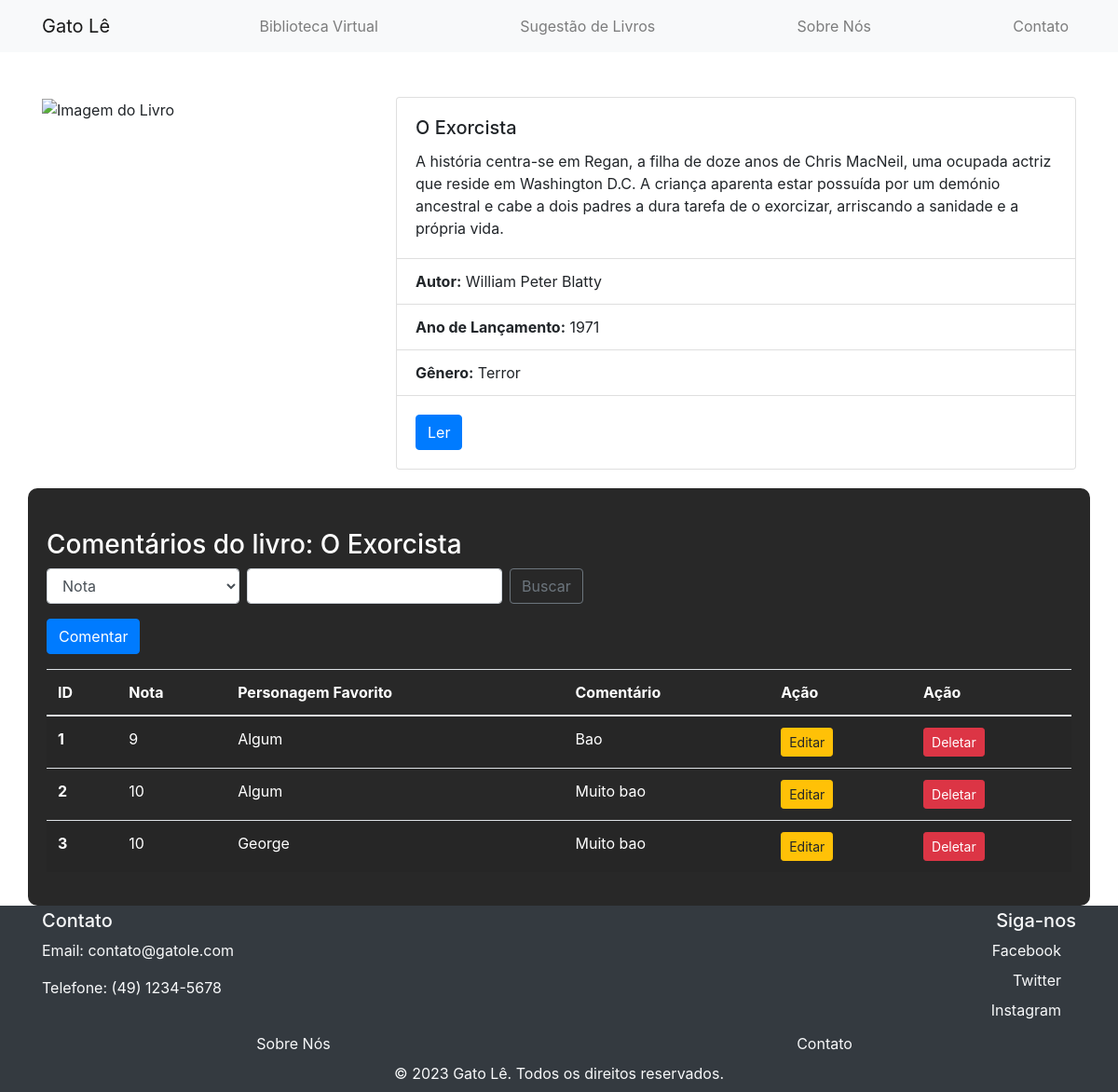
/paginas/2oexorcistaLIST.php, run on the app's committed database.
### tables this page shows
CREATE TABLE `comentarioexorcista` (
  `id` int(11) NOT NULL,
  `nota` int(11) DEFAULT NULL,
  `personagem` varchar(255) DEFAULT NULL,
  `coment` text DEFAULT NULL
);

### model/db.class.php (called while the page is built, shortened)
<?php
class DB{
    public function conn(){
        $host = "localhost";
        $dbname = "bancodoprofe";
        $user = "root";
        $password = "";
        try {
            $conn = new PDO(
                "mysql:host=$host;dbname=$dbname",
                $user,
                $password,
                [
                    PDO::ATTR_ERRMODE,
                    PDO::ERRMODE_EXCEPTION,
                    PDO::MYSQL_ATTR_INIT_COMMAND => "SET NAMES utf8"
                ]
            );
            return $conn;
        } catch (PDOException $e) {
            echo "Connection failed: " . $e->getMessage();
        }
    }
    public function select($nome_tabela){
        $conn = $this->conn();
        $sql = "SELECT * FROM $nome_tabela";
        $st = $conn->prepare($sql);
        $st->execute();
        return $st->fetchAll(PDO::FETCH_CLASS);
    }
}
?>

### paginas/2oexorcistaLIST.php (the view, shortened to what this page needs)
<?php
    include '../model/db.class.php';
    include '../bases/header.php';
    include '../bases/nav.php';
    $db = new DB();
    $db->conn();
    if(!empty($_POST)){
        $dados =  $db->search("comentarioexorcista", $_POST);
    } else {
        $dados = $db->select("comentarioexorcista");
    }
?>
<body>
    <div class="container mt-5">
        <div class="row">
            <div class="col-md-4">
                <img src="https://m.media-amazon.com/images/I/91fQ51I4TRL._AC_UF1000,1000_QL80_.jpg" class="img-fluid" alt="Imagem do Livro">
            </div>
            <div class="col-md-8">
                <div class="card">
                    <div class="card-body">
                        <h5 class="card-title">O Exorcista</h5>
                        <p class="card-text">A história centra-se em Regan, a filha de doze anos de Chris MacNeil, uma ocupada actriz que reside em Washington D.C. A criança aparenta estar possuída por um demónio ancestral e cabe a dois padres a dura tarefa de o exorcizar, arriscando a sanidade e a própria vida.</p>
                    </div>
                    <ul class="list-group list-group-flush">
                        <li class="list-group-item"><strong>Autor:</strong> William Peter Blatty</li>
                        <li class="list-group-item"><strong>Ano de Lançamento:</strong> 1971</li>
                        <li class="list-group-item"><strong>Gênero:</strong> Terror</li>
                    </ul>
                    <div class="card-body">
                        <a href="https://www.osaberdigital.com.br/wp-content/uploads/2022/08/William-Peter-Blatty-O-Exorcista.pdf" class="btn btn-primary" target="_blank">Ler</a>
                    </div>
                </div>
            </div>
        </div>
    </div>
    <div class="container sobre mx-auto">
    <h3 class="mt-4">Comentários do livro: O Exorcista</h3>
    <form action="2oexorcistaLIST.php" method="post" class="form-inline my-2 my-lg-0">
        <select name="tipo" class="form-control mr-sm-2">
            <option value="nota">Nota</option>
        </select>
        <input type="text" name="valor" class="form-control mr-sm-2">
        <button class="btn btn-outline-secondary my-2 my-sm-0" type="submit">Buscar</button>
    </form>
    <a href="2oexorcistaFORM.php" class="btn btn-primary mt-3">Comentar</a>
    <table class="table table-striped mt-3">
        <thead>
            <tr>
                <th scope="col">ID</th>
                <th scope="col">Nota</th>
                <th scope="col">Personagem Favorito</th>
                <th scope="col">Comentário</th>
                <th scope="col">Ação</th>
                <th scope="col">Ação</th>
            </tr>
        </thead>
        <tbody>
            <?php
            foreach($dados as $item){
                echo "<tr>";
                echo "<th scope='row'>$item->id</th>";
                echo "<td>$item->nota</td>";
                echo "<td>$item->personagem</td>";
                echo "<td>$item->coment</td>";
                echo "<td><a href='2oexorcistaFORM.php?id=$item->id' class='btn btn-warning btn-sm'>Editar</a></td>";
                echo "<td><a onclick='return confirm(\"Deseja Excluir?\")' href='2oexorcistaLIST.php?id=$item->id' class='btn btn-danger btn-sm'>Deletar</a></td>";
                echo "</tr>";
            }
            ?>
        </tbody>
    </table>
</div>
<?php include "../bases/footer.php" ?>

### css/css.css (style rules this page uses)
body { background: url('https://images.pixexid.com/a-4k-ultra-hd-wallpaper-of-a-cat-dressed-in-a-librarians-outfit-surrounded-by-zlvdb8uk.jpeg') no-repeat center center fixed; background-size: cover; margin-bottom: 200px; }
.sobre { background: rgba(0, 0, 0, 0.842); padding: 20px; margin-top: 50px; border-radius: 10px; margin-bottom: 200px; color: white; text-align: justify; }
.sobre { margin: 20px; }

### data on the page
comentarioexorcista: id "1", nota "9", personagem "Algum", coment "Bao"
comentarioexorcista: id "2", nota "10", personagem "Algum", coment "Muito bao"
comentarioexorcista: id "3", nota "10", personagem "George", coment "Muito bao"
